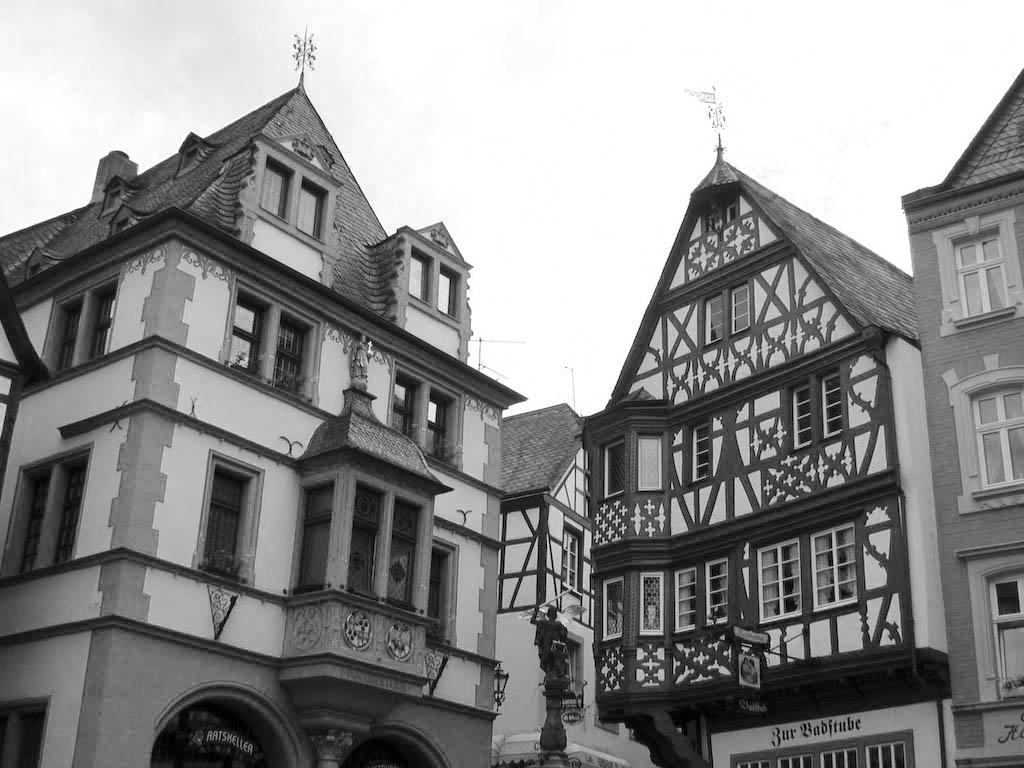
#> input picture 2_52.jpg, 1024 x 768 px
$ python Otsu_Niblack.py 2_52.jpg
#> lines starting #> are read from the running program, lines starting #| are printed output that depends on the picture; after the words box and inside, x2 and y2 are one past the last pixel; in counts of white or black regions, pixels touching at a corner belong together
import copy
import numpy as np
from PIL import Image
import matplotlib.pyplot as plt
from statistics import mean
import math
from skimage import io
import sys


def calcul_threshold_global(image):
    """
    Functie ce returneaza imaginea binarizata
        in functie de un threshold global calculat
        cu media dintre valoarea minima si maxima globala.

    Parametrii
    ----------
    image : imagine in tonuri de gri
    """

    # Pentru a modifica doar copia imaginii
    img = copy.copy(image)
    rows, cols = img.shape
    # Gasire valoare minima si maxima in imagine
    max = 0
    min = 255
    for row in range(rows):
        for column in range(cols):
            if img[row][column] > max:
                max = img[row][column]
            if img[row][column] < min:
                min = img[row][column]

    # Creare ca si threshold global valoarea medie dintre toate
    #   intensitatile prezente in imagine
    vals = [min, max]
    threshold = mean(vals)

    # [6 lines of commented-out code are left out]
    pass
    return threshold


def deviatia_standard(image, size):
    """
    Functie ce divide o matrice (reprezentand o imagine in tonuri de gri) in
        submatrici pentru care calculeaza valoarea medie si deviatia standard.

    Parametrii
    ----------
    image : imagine in tonuri de gri.
    size  : int
            Dimensiune submatrice pentru care se calculeaza deviatia standard.
    """

    img = copy.copy(image)
    rows, cols = img.shape
    std_devs = []
    medie = []
    numarator_deviatie = []

    # Se calculeaza mediile pentru fiecare submatrice din intreaga imagine
    for i in range(0, rows, size):
        for j in range(0, cols, size):
            submatrix = img[i:i+size, j:j+size]
            if submatrix.shape[0] == size and submatrix.shape[1] == size:
                medie.append(np.mean(submatrix))


    numitor_deviatie = (size*size)-1


    for i in range(0, rows, size):
        for j in range(0, cols, size):
            submatrix = img[i:i+size, j:j+size]
            if submatrix.shape[0] == size and submatrix.shape[1] == size:
                numarator_deviatie = 0
                # Iteram prin fiecare element din submatrice
                for k in range(size):
                    for l in range(size):
                        # Diferenta dintre fiecare element si valoare medie a submatricii
                        diff = submatrix[k][l] - medie[i // size * (cols // size) + j // size]
                        # Fiecare diferenta este ridicata la patrat si adunata la valoarea totala a numaratorului
                        numarator_deviatie += diff ** 2
                # Calcul deviatii standard
                std_dev = math.sqrt(numarator_deviatie / numitor_deviatie)
                # Fiecare valoare calculata este inserata in lista
                std_devs.append(std_dev)

    pass
    return medie, std_devs


def threshold_niblack(image, size, k=0.2):
    """
    Functie ce calculeaza threshold local
        pe baza algoritmului Niblack.

    Parametrii
    ----------
    image : imagine in tonuri de gri.
    size  : int
            Dimensiune submatrice pentru care se calculeaza threshold-ul.
    k     : float, optional
            Valoarea parametrului k in calculul threshold-ului. (default=0.2)
    """

    img = copy.copy(image)
    rows, cols = img.shape
    mean_std_devs, std_devs = deviatia_standard(img, size)
    threshold = []

    # Calcul threshold pe baza formulei algoritmului Niblack
    for mean_std_dev, std in zip(mean_std_devs, std_devs):
        val_threshold = mean_std_dev + k * std
        threshold.append(val_threshold)

    for i in range(rows):
        for j in range(cols):
            # Imaginea este impartita in submatrici
            submatrix_index = i // size * (cols // size) + j // size
            # Se verifica daca indexul submatricii este mai mic decat numarul de threshold-uri calculate
            if submatrix_index < len(threshold):
                if img[i][j] > threshold[submatrix_index]:
                    img[i][j] = 255
                else:
                    img[i][j] = 0

    pass
    return img


def calculare_histograma(image):
    """
    Functie ce calculeaza histograma unei imagini
        in tonuri de gri.

    Parametrii
    ----------
    image : imagine in tonuri de gri.
    """

    hist = np.zeros(256)
    for i in range(image.shape[0]):
        for j in range(image.shape[1]):
            hist[int(image[i, j])] += 1

    pass
    return hist


def threshold_otsu_global(hist):
    """
    Functie ce calculeaza threshold global
        pe baza algoritmului Otsu.

    Parametrii
    ----------
    hist : 1D array
           Histograma unei imagini in tonuri de gri.
    """

    total = sum(hist)

    # Calcul suma ponderata al pixelilor pe tonuri de gri.
    # Ponderea unei intensitati 'hist[i]' este cu atat mai mare
    #   cu cat numarul pixelilor 'i' de acea intensitate este mai mare.
    sum1 = 0
    for i in range(256):
        sum1 += i * hist[i]

    sumB = 0
    # wF -> Nr. Pixeli PRIM PLAN / Nr. Total Pixeli
    wF = 0
    # wB -> Nr. Pixeli FUNDAL / Nr. Total Pixeli
    wB = 0
    sigmaMAX = 0
    threshold = 0

    for i in range(256):
        wB += hist[i]
        if wB == 0:
            continue
        wF = total - wB
        if wF == 0:
            break

        sumB += i * hist[i]
        uB = sumB / wB
        uF = (sum1 - sumB) / wF

        sigma = wB * wF * (uB - uF) ** 2

        # Daca se gaseste o valoare maxima noua penrtu sigma, se actualizeaza threshold-ul
        if sigma > sigmaMAX:
            sigmaMAX = sigma
            threshold = i

    pass
    return threshold


def procesare_submatrice(image, i, j, size):
    """
    Functie folosita pentru aplicarea algoritmului Otsu global pe
        submatrici ale unei imagini, astfel efectul aplicandu-se local.

    Parametrii
    ----------
    hist  : 1D array
            Histograma unei imagini in tonuri de gri.
    image : imagine in tonuri de gri.
            Histograma unei imagini in tonuri de gri.
    i     : int
            Reprezinta linia din imagine de unde incepe submatricea.
    j     : int
            Reprezinta coloana din imagine de unde incepe submatricea.
    size  : int
            Dimensiune submatrice pentru care se calculeaza threshold-ul.
    """

    # Se extrage submatricea din imaginea originala
    submatrix = image[i:i+size, j:j+size]

    # Se calculeaza histograma
    hist = calculare_histograma(submatrix)

    # Se aplica algoritmul Otsu
    threshold_value = threshold_otsu_global(hist)

    pass
    # Aplicare threshold asupra submatricii
    return aplicare_threshold(submatrix, threshold_value)


def threshold_otsu_local(image, size):
    """
    Functie ce calculeaza threshold local
        pe baza algoritmului Otsu.

    Parametrii
    ----------
    image : imagine in tonuri de gri.
    size  : int
            Dimensiune submatrice pentru care se calculeaza threshold-ul.
    """

    img = copy.copy(image)
    rows, cols = img.shape
    threshold = np.zeros_like(img)

    # Parcurgere imagine in submatrici de 9x9
    for i in range(0, rows, size):
        for j in range(0, cols, size):
            i_end = min(i + size, rows)
            j_end = min(j + size, cols)

            # Procesare fiecare submatrice
            thresholded_block = procesare_submatrice(img, i, j, size)
            # Se insereaza fiecare submatrice procesata in pozitia ei din imaginea procesata
            threshold[i:i_end, j:j_end] = thresholded_block[0:i_end-i, 0:j_end-j]

    pass
    return threshold


def aplicare_threshold(image, threshold):
    """
    Functie ce binarizeaza o imagine pe
        baza unui threshold primit ca parametru.
    Daca un pixel are o valoare mai mare decat
        threshold-ul, atunci pixelul devine alb,
        iar daca are o valoare mai mica, devine negru.

    Parametrii
    ----------
    image : imagine in tonuri de gri.
    threshold : valoare calculata in prealabil
    """

    img = copy.copy(image)
    rows, cols = img.shape
    thresholded_image = np.zeros_like(img)
    for i in range(rows):
        for j in range(cols):
            if img[i][j] > threshold:
                thresholded_image[i][j] = 255
            else:
                thresholded_image[i][j] = 0

    pass
    return thresholded_image

# Citire imagine originala
if len(sys.argv) > 1:
    image_file = sys.argv[1]
    img = io.imread(image_file)
#> img is the input picture: shape (768, 1024); min 0, max 255, mean 141.3


# Imagine pe care s-a aplicat threshold global
try:
    threshold_global = calcul_threshold_global(img)
#> after the loop in calcul_threshold_global, `for row in range(rows):`: max = 255; min = 0
#> in calcul_threshold_global, `vals = [min, max]`: vals = [0, 255]
#> in calcul_threshold_global, `threshold = mean(vals)`: threshold = 127
#> threshold_global = 127
    print("Threshold global aplicat              👍")
except Exception as e:
    print("Threshold global aplicat              ❌")
    print("Error details:", e)
img_threshold_global = aplicare_threshold(img, threshold_global)
#> after the loop in aplicare_threshold, `for i in range(rows):`:
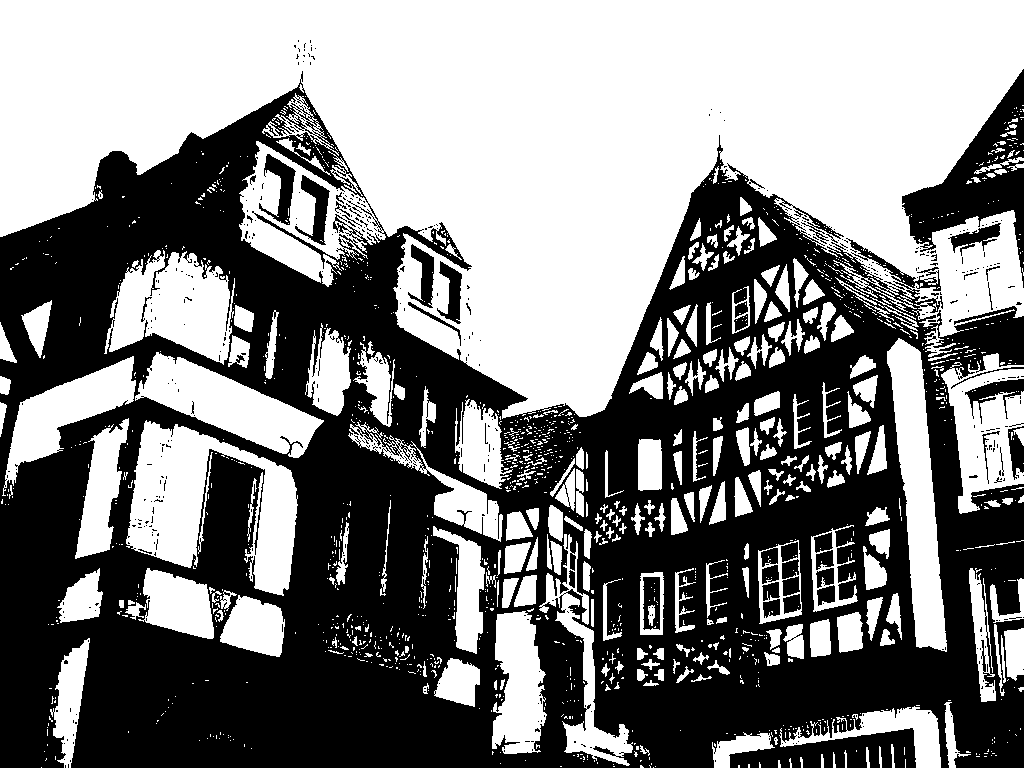
#> thresholded_image: shape (768, 1024); 50.9% white; 500 black regions (457 under 20 px), largest, box (x1, y1, x2, y2) and area: (0, 71, 1024, 768) 365178, (902, 69, 1024, 288) 9094, (259, 154, 296, 225) 1036


# Algoritm Niblack
try:
    img_threshold_niblack = threshold_niblack(img, 25, 0.3)
#> after the loop in deviatia_standard, `for i in range(0, rows, size):`: medie = 1200 values, max 255 at index 17, min 10.39 at index 1147, mean 143.4
#> after the loop in deviatia_standard, `for i in range(0, rows, size):`: std_devs = 1200 values, max 96.49 at index 624, min 0 at index 17, mean 26.69
#> in threshold_niblack, `mean_std_devs, std_devs = deviatia_standard(img, size)`: mean_std_devs has the same summary as medie in deviatia_standard
#> the loop in threshold_niblack, `for mean_std_dev, std in zip(mean_std_devs, std_devs):` made 1200 passes
#> (mean_std_dev, std, val_threshold) on passes 1 to 3: (240.9, 2.39, 241.6), (241.1, 1.57, 241.6), (240.7, 2.63, 241.5)
#> after the loop in threshold_niblack, `for mean_std_dev, std in zip(mean_std_devs, std_devs):`: threshold = 1200 values, max 257.5 at index 386, min 12.77 at index 1147, mean 151.4
#> after the loop in threshold_niblack, `for i in range(rows):`:
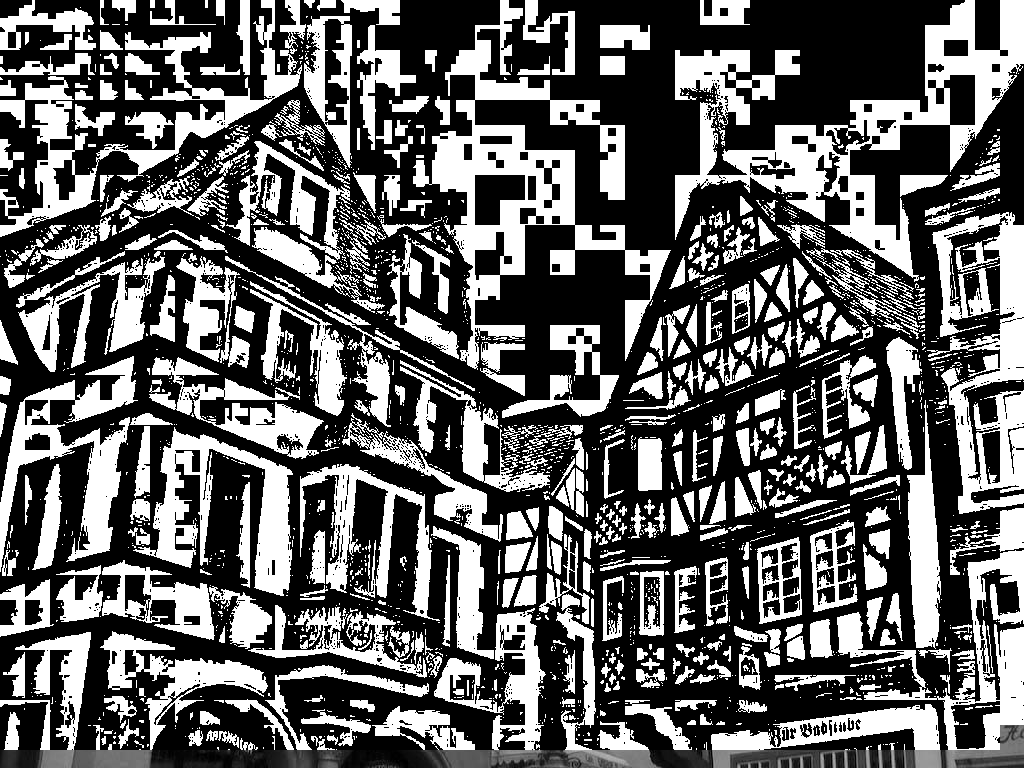
#> img: shape (768, 1024); min 0, max 255, mean 97.7
    print("Algoritm Niblack aplicat              👍")
except Exception as e:
    print("Algoritm Niblack aplicat              ❌")
    print("Error details:", e)


# Algoritm Otsu Global
hist = calculare_histograma(img)
#> in calculare_histograma, `hist = np.zeros(256)`: hist = 256 values from 0 to 0
#> after the loop in calculare_histograma, `for i in range(image.shape[0]):`: hist = 256 values, max 129724 at index 255, min 73 at index 219, mean 3072
try:
    threshold_otsuV1 = threshold_otsu_global(hist)
#> in threshold_otsu_global, `total = sum(hist)`: total = 786432
#> the loop in threshold_otsu_global, `for i in range(256):` made 256 passes
#> sum1 on passes 1 to 3: 0, 375, 1423
#> after the loop in threshold_otsu_global, `for i in range(256):`: sum1 = 111137506
#> the loop in threshold_otsu_global, `for i in range(256):` made 256 passes
#> (wB, wF, sumB, uB, uF, sigmaMAX) on passes 1 to 12: (598, 785834, 0, 0, 141.4, 9.4e+12), (973, 785459, 375, 0.385, 141.5, 1.52e+13), (1497, 784935, 1423, 0.951, 141.6, 2.32e+13), (2142, 784290, 3358, 1.57, 141.7, 3.3e+13), (2848, 783584, 6182, 2.17, 141.8, 4.35e+13), (3619, 782813, 10037, 2.77, 142, 5.49e+13), (4434, 781998, 14927, 3.37, 142.1, 6.67e+13), (5247, 781185, 20618, 3.93, 142.2, 7.84e+13), (6118, 780314, 27586, 4.51, 142.4, 9.08e+13), (7059, 779373, 36055, 5.11, 142.6, 1.04e+14), (8137, 778295, 46835, 5.76, 142.7, 1.19e+14), (9306, 777126, 59694, 6.41, 142.9, 1.35e+14)
#> (wB, wF, sumB, uB, uF) on pass 80: (238170, 548262, 10936793, 45.92, 182.8)
    print("Algoritm Otsu Global aplicat          👍")
except Exception as e:
    print("Algoritm Otsu Global aplicat          ❌")
    print("Error details:", e)
img_threshold_otsu_global = aplicare_threshold(img, threshold_otsuV1)
#> call 2 of aplicare_threshold, with threshold = 152
#> in aplicare_threshold (call 2), `thresholded_image = np.zeros_like(img)`: thresholded_image: shape (768, 1024); every value is 0
#> after the loop in aplicare_threshold (call 2), `for i in range(rows):`:
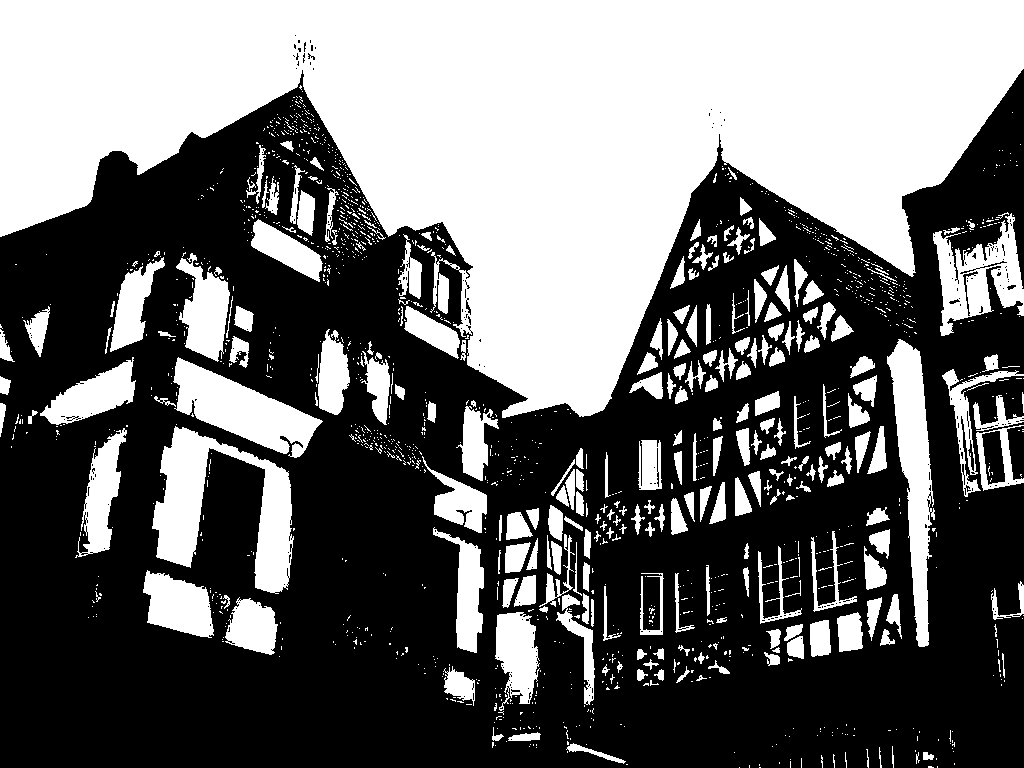
#> thresholded_image: shape (768, 1024); 42.4% white; 1572 white regions (1313 under 20 px), largest, box (x1, y1, x2, y2) and area: (0, 0, 1024, 418) 225751, (152, 426, 294, 594) 9845, (887, 339, 935, 647) 6932


# Algoritm Otsu Local
try:
    img_threshold_otsu_local = threshold_otsu_local(img, 9)
#> after the loop in threshold_otsu_local, `for i in range(0, rows, size):`:
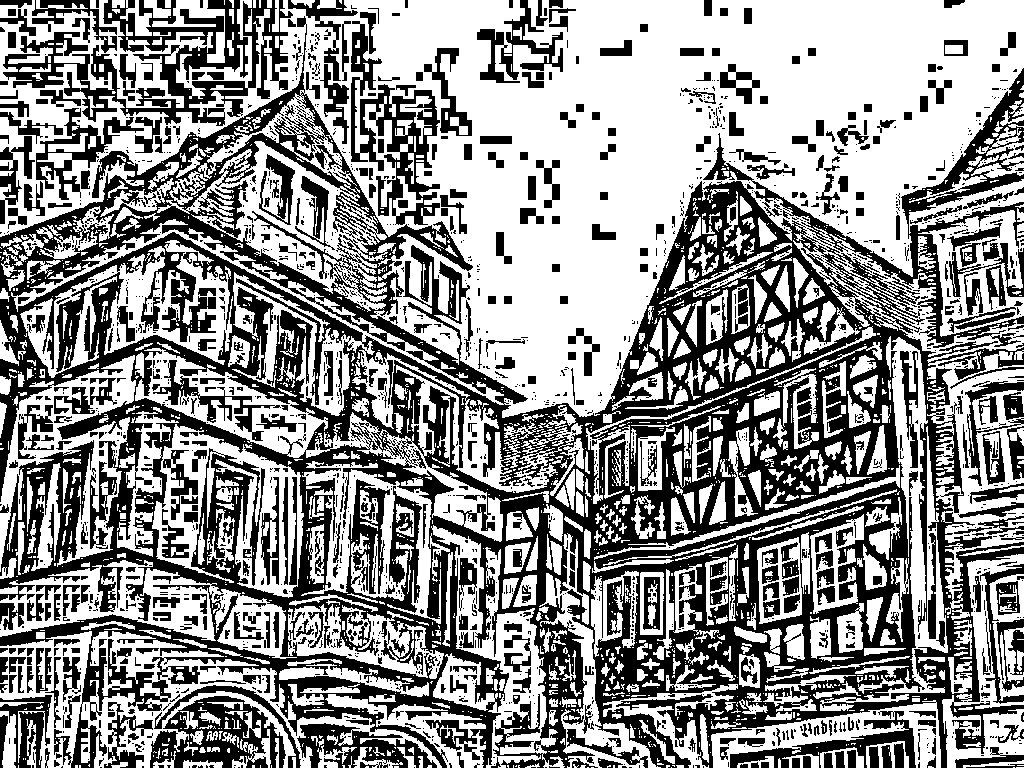
#> threshold: shape (768, 1024); 56.7% white; 1943 black regions (1408 under 20 px), largest, box (x1, y1, x2, y2) and area: (0, 16, 1024, 768) 218229, (3, 0, 293, 126) 12847, (703, 68, 1024, 348) 9237
    print("Algoritm Otsu Local aplicat           👍")
except Exception as e:
    print("Algoritm Otsu Local aplicat           ❌")
    print("Error details:", e)


# Zona de afisare a imaginilor procesate
plt.figure(figsize=(20, 10))
print("Se afiseaza rezultatele...")

# Imagine originala
plt.subplot(4, 1, 1)
plt.imshow(img, cmap='gray')
plt.title('Imagine Originala')
plt.axis('off')

# Imagine cu threshold global
plt.subplot(4, 1, 2)
plt.title("Threshold Global")
plt.imshow(img_threshold_global, cmap=plt.cm.gray)
plt.axis('off')

# Imagine cu algoritmul Niblack
plt.subplot(4, 1, 3)
plt.imshow(img_threshold_niblack, cmap='gray')
plt.title('Algoritm Niblack')
plt.axis('off')

# Imagine cu algoritmul Otsu
plt.subplot(4, 2, 7)
plt.imshow(img_threshold_otsu_global, cmap='gray')
plt.title('Algoritm Otsu Global')
plt.axis('off')

# Imagine cu algoritmul Otsu Local
plt.subplot(4, 2, 8)
plt.imshow(img_threshold_otsu_local, cmap='gray')
plt.title('Algoritm Otsu Local')
plt.axis('off')

plt.show()
